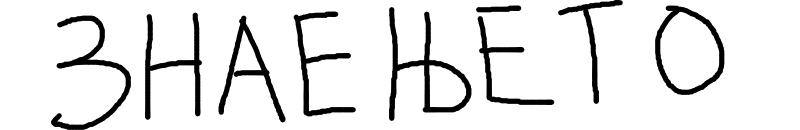
#> input picture LineDetection/1.png, 1600 x 260 px, found by its file name (shown at 1/2 size)
$ python image_processing_singe.py   (older library calls are emulated)
#> lines starting #> are read from the running program, lines starting #| are printed output that depends on the picture
import numpy as np
from PIL import Image
from cv2 import cv2
import scipy.misc

image = Image.open("CharacterDetection/1.png", "r")
#> image is the input picture: PIL image 1600x260 RGBA; mean R, G, B, A 229.8, 229.8, 229.8, 255
newfilepath = "test_edit.png"
pix_val = list(image.getdata())
#> pix_val = 416000 items


i = 0
row = []
rows= []

el = 0
for element in pix_val:
	if element[0] == 255:
		el = 0
	else:
		el = 1

	if i % image.size[0] == 0 and i != 0:#image.size returns a tuple (width, height)
		rows.append(row)
		row = []
	if i % image.size[0] != 0:
		row.append(el)
	i += 1
#> after the loop, i = 416000; rows = 259 items

col = []
cols= []

for i in range(0,len(rows[0])): #za sekoj chlen od prviot row
	col = []
	for j in range(0,len(rows)): #za sekoj row
		col.append(rows[j][i])
	cols.append(col)
#> after the loop, cols = 1599 items

# Cropping

cropFromTop = 0
cropFromBottom = 0
for row in rows:
	if not(1 in row):
		cropFromTop += 1
	else:
		break
#> this loop made 1 pass
#> after the loop, cropFromTop = 0

reversed_rows = rows[::-1]
#> reversed_rows = 259 items

for row in reversed_rows:
	if not(1 in row):
		cropFromBottom += 1
	else:
		break
#> after the loop, cropFromBottom = 0

print("from top: "+str(cropFromTop))
#| from top: 0
print("from bottom: "+ str(cropFromBottom))
#| from bottom: 0

cropFromLeft = 0
cropFromRight = 0

for col in cols:
	if not(1 in col):
		cropFromLeft += 1
	else:
		break
#> this loop made 102 passes
#> after the loop, cropFromLeft = 101

for col in cols[::-1]:
	if not(1 in col):
		cropFromRight += 1
	else:
		break
#> after the loop, cropFromRight = 151

print("from left: "+str(cropFromLeft))
#| from left: 101
print("from right: "+ str(cropFromRight))
#| from right: 151

cropped_image = image.crop((cropFromLeft,cropFromTop,image.size[0]-cropFromRight,image.size[1]-cropFromBottom))
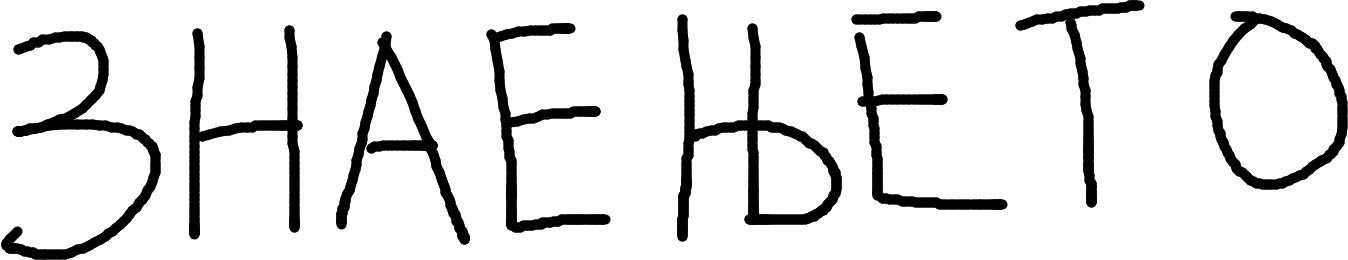
#> cropped_image: PIL image 1348x260 RGBA; mean R, G, B, A 225, 225, 225, 255
cropped_image.save(newfilepath)
size = (50,50)


resized_image = cropped_image
padding = 0
im = cv2.imread(newfilepath)
#> im: shape (260, 1348, 3); min 0, max 255, mean 225
color = [255,255,255]

if not (resized_image.size[0] == resized_image.size[1]):
	if resized_image.size[0] > resized_image.size[1]:
		padding = (resized_image.size[0]-resized_image.size[1])//2
#> padding = 544
		croppedThenPadded = cv2.copyMakeBorder(im, padding, padding, 0,0, cv2.BORDER_CONSTANT, value=color)
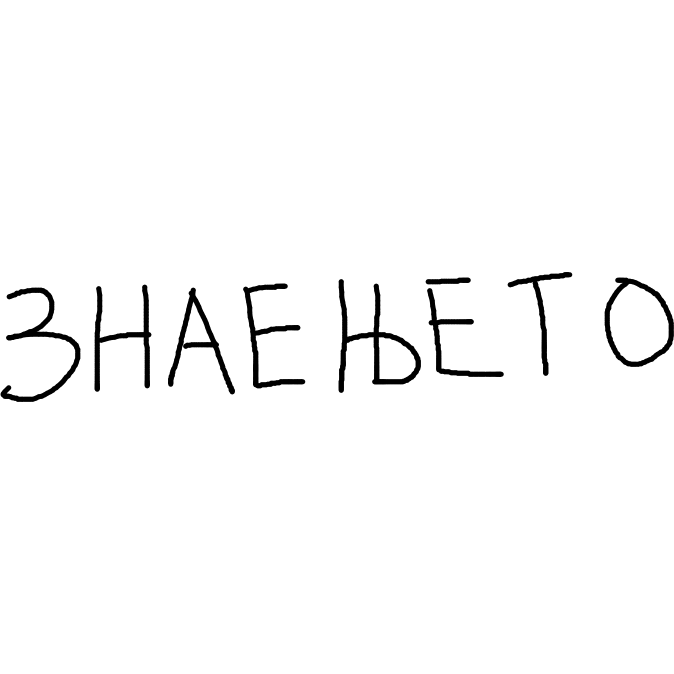
#> croppedThenPadded: shape (1348, 1348, 3) (shown at 1/2 size); min 0, max 255, mean 249.2
	else:
		padding = (resized_image.size[1]-resized_image.size[0])//2
		croppedThenPadded = cv2.copyMakeBorder(im, 0, 0, padding,padding, cv2.BORDER_CONSTANT, value=color)
	sv = Image.fromarray(croppedThenPadded)
	sv.save(newfilepath)
	x = sv.resize((size[0],size[1]), Image.LANCZOS)
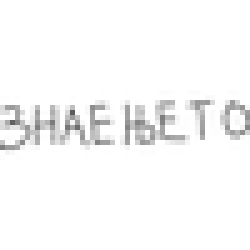
#> x: PIL image 50x50 RGB (shown 5 times larger); min 90, max 255, mean 248.5
	x.save(newfilepath)
